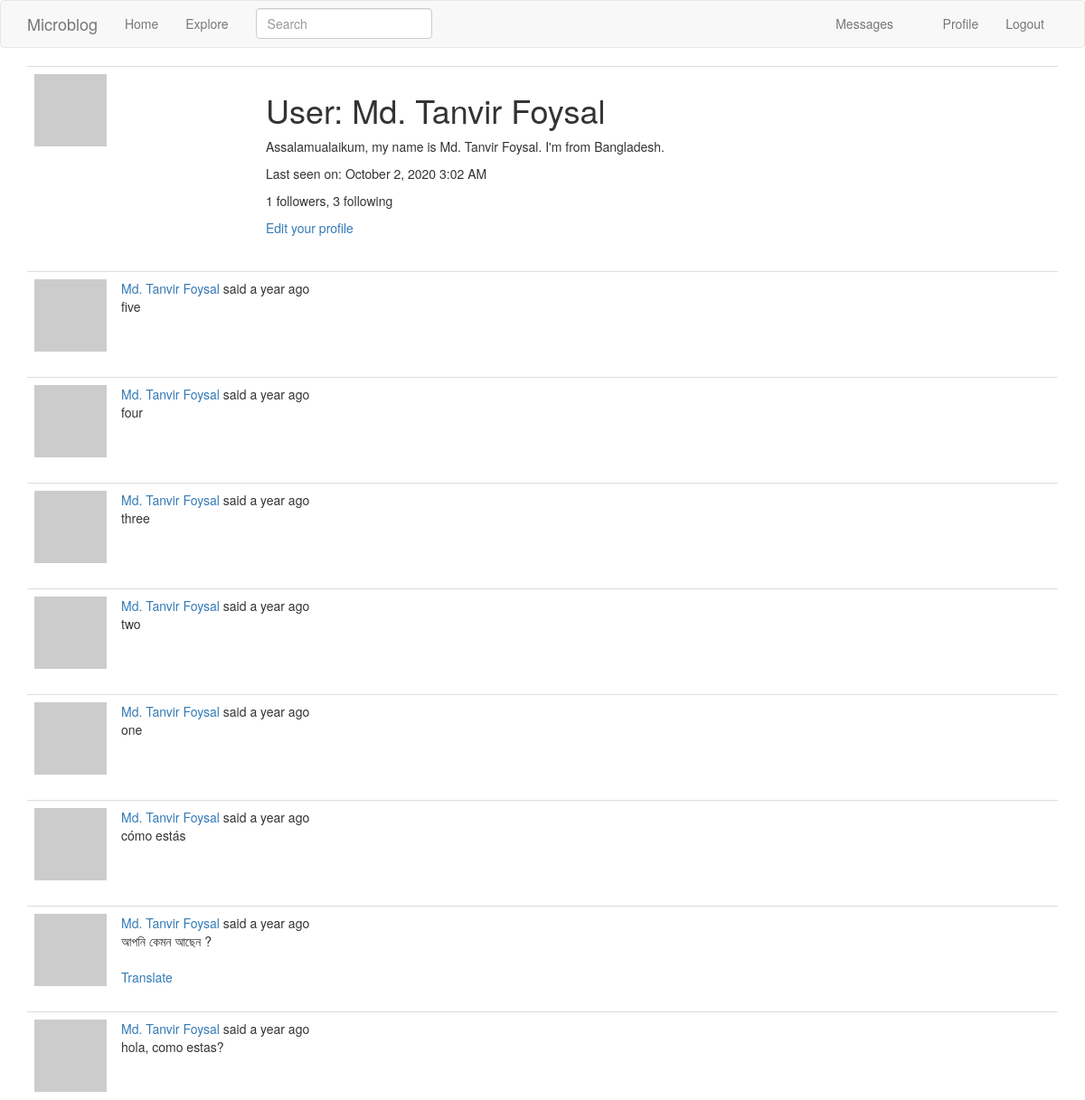
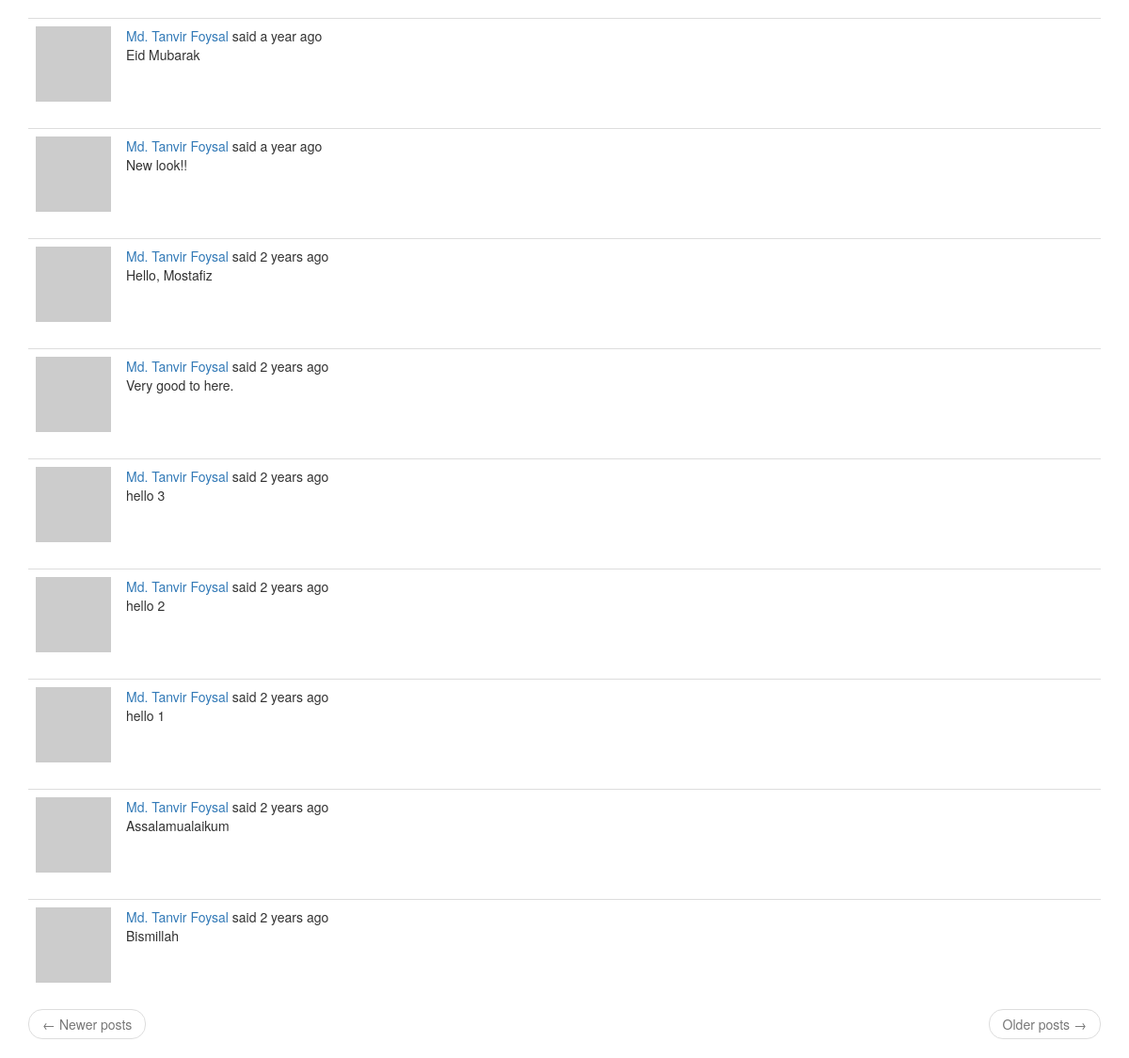
/user/Md. Tanvir Foysal (signed in), run on the app's committed database (2 pictures, top to bottom).
### app/models.py (models this page shows, shortened)
class User(UserMixin, db.Model):
    id = db.Column(db.Integer, primary_key=True)
    username = db.Column(db.String(64), index=True, unique=True)
    email = db.Column(db.String(120), index=True, unique=True)
    password_hash = db.Column(db.String(128))
    posts = db.relationship('Post', backref='author', lazy='dynamic')
    about_me = db.Column(db.String(140))
    last_seen = db.Column(db.DateTime, default=datetime.utcnow)
    followed = db.relationship(
        'User', secondary=followers,
        primaryjoin=(followers.c.follower_id == id),
        secondaryjoin=(followers.c.followed_id == id),
        backref=db.backref('followers', lazy='dynamic'), lazy='dynamic')
    messages_sent = db.relationship('Message',
                                    foreign_keys='Message.sender_id',
                                    backref='author', lazy='dynamic')
    messages_received = db.relationship('Message',
                                        foreign_keys='Message.recipient_id',
                                        backref='recipient', lazy='dynamic')
    last_message_read_time = db.Column(db.DateTime)
    notifications = db.relationship('Notification', backref='user',
                                    lazy='dynamic')
    def avatar(self, size):
        digest = md5(self.email.lower().encode('utf-8')).hexdigest()
        return 'https://www.gravatar.com/avatar/{}?d=identicon&s={}'.format(
            digest, size)
    def new_messages(self):
        last_read_time = self.last_message_read_time or datetime(1900, 1, 1)
        return Message.query.filter_by(recipient=self).filter(
            Message.timestamp > last_read_time).count()

class SearchableMixin(object):
    @classmethod
    def before_commit(cls, session):
        session._changes = {
            'add': list(session.new),
            'update': list(session.dirty),
            'delete': list(session.deleted)
        }
    @classmethod
    def after_commit(cls, session):
        for obj in session._changes['add']:
            if isinstance(obj, SearchableMixin):
                add_to_index(obj.__tablename__, obj)
        for obj in session._changes['update']:
            if isinstance(obj, SearchableMixin):
                add_to_index(obj.__tablename__, obj)
        for obj in session._changes['delete']:
            if isinstance(obj, SearchableMixin):
                remove_from_index(obj.__tablename__, obj)
        session._changes = None

class Post(SearchableMixin, db.Model):
    __searchable__ = ['body']
    id = db.Column(db.Integer, primary_key=True)
    body = db.Column(db.String(140))
    timestamp = db.Column(db.DateTime, index=True, default=datetime.utcnow)
    user_id = db.Column(db.Integer, db.ForeignKey('user.id'))
    language = db.Column(db.String(5))

### app/main/routes.py (the view)
@bp.route('/user/<username>')
@login_required
def user(username):
    user = User.query.filter_by(username=username).first_or_404()
    page = request.args.get('page', 1, type=int)
    posts = user.posts.order_by(Post.timestamp.desc()).paginate(
        page, current_app.config['POSTS_PER_PAGE'], False)
    next_url = url_for('main.user', username=user.username,
                       page=posts.next_num) if posts.has_next else None
    prev_url = url_for('main.user', username=user.username,
                       page=posts.prev_num) if posts.has_prev else None
    form = EmptyForm()
    return render_template('user.html', user=user, posts=posts.items,
                           next_url=next_url, prev_url=prev_url, form=form)

### app/main/forms.py
class SearchForm(FlaskForm):
    q = StringField(_l('Search'), validators=[DataRequired()])
    def __init__(self, *args, **kwargs):
        if 'formdata' not in kwargs:
            kwargs['formdata'] = request.args
        if 'csrf_enabled' not in kwargs:
            kwargs['csrf_enabled'] = False
        super(SearchForm, self).__init__(*args, **kwargs)

class EmptyForm(FlaskForm):
    submit = SubmitField('Submit')

### app/main/routes.py (called while the page is built)
@bp.before_app_request
def before_request():
    if current_user.is_authenticated:
        current_user.last_seen = datetime.utcnow()
        db.session.commit()
        g.search_form = SearchForm()
    g.locale = str(get_locale())

### app/models.py (called while the page is built)
@login.user_loader
def load_user(id):
    return User.query.get(int(id))

### app/templates/user.html (shortened to what this page needs)
{% extends "base.html" %}
{% block app_content %}
    <table class="table table-hover">
        <tr>
            <td width="256px"><img src="{{ user.avatar(256) }}"></td>
            <td>
                <h1>{{ _('User') }}: {{ user.username }}</h1>
                {% if user.about_me %}<p>{{ user.about_me }}</p>{% endif %}
                {% if user.last_seen %}
                <p>{{ _('Last seen on') }}: {{ moment(user.last_seen).format('LLL') }}</p>
                {% endif %}
                <p>{{ _('%(count)d followers', count=user.followers.count()) }}, {{ _('%(count)d following', count=user.followed.count()) }}</p>
                {% if user == current_user %}
                <p><a href="{{ url_for('main.edit_profile') }}">{{ _('Edit your profile') }}</a></p>
                {% endif %}
            </td>
        </tr>
    </table>
    {% for post in posts %}
        {% include '_post.html' %}
    {% endfor %}
    <nav aria-label="...">
        <ul class="pager">
            <li class="previous{% if not prev_url %} disabled{% endif %}">
                <a href="{{ prev_url or '#' }}">
                    <span aria-hidden="true">&larr;</span> {{ _('Newer posts') }}
                </a>
            </li>
            <li class="next{% if not next_url %} disabled{% endif %}">
                <a href="{{ next_url or '#' }}">
                    {{ _('Older posts') }} <span aria-hidden="true">&rarr;</span>
                </a>
            </li>
        </ul>
    </nav>
{% endblock %}

### app/templates/base.html (shortened to what this page needs)
{% extends 'bootstrap/base.html' %}
{% block navbar %}
    <nav class="navbar navbar-default">
        <div class="container">
            <div class="navbar-header">
                <a class="navbar-brand" href="{{ url_for('main.index') }}">Microblog</a>
            </div>
            <div class="collapse navbar-collapse" id="bs-example-navbar-collapse-1">
                <ul class="nav navbar-nav">
                    <li><a href="{{ url_for('main.index') }}">{{ _('Home') }}</a></li>
                    <li><a href="{{ url_for('main.explore') }}">{{ _('Explore') }}</a></li>
                </ul>
                {% if g.search_form %}
                <form class="navbar-form navbar-left" method="get" action="{{ url_for('main.search') }}">
                    <div class="form-group">
                        {{ g.search_form.q(size=20, class='form-control', placeholder=g.search_form.q.label.text) }}
                    </div>
                </form>
                {% endif %}
                <ul class="nav navbar-nav navbar-right">
                    {% if current_user.is_anonymous %}
                    <li><a href="{{ url_for('auth.login') }}">{{ _('Login') }}</a></li>
                    {% else %}
                    <li>
                        <a href="{{ url_for('main.messages') }}">{{ _('Messages') }}
                            {% set new_messages = current_user.new_messages() %}
                        </a>
                    </li>
                    <li><a href="{{ url_for('main.user', username=current_user.username) }}">{{ _('Profile') }}</a></li>
                    <li><a href="{{ url_for('auth.logout') }}">{{ _('Logout') }}</a></li>
                    {% endif %}
                </ul>
            </div>
        </div>
    </nav>
{% endblock %}
{% block content %}
    <div class="container">
        {% block app_content %}{% endblock %}
    </div>
{% endblock %}

### app/templates/_post.html (shortened to what this page needs)
    <table class="table table-hover">
        <tr>
            <td width="70px">
                <a href="{{ url_for('main.user', username=post.author.username) }}">
                    <img src="{{ post.author.avatar(70) }}" />
                </a>
            </td>
            <td>
                {{ _('%(username)s said %(when)s',
                    username=user_link, when=moment(post.timestamp).fromNow()) }}
                <br>
                <span id="post{{ post.id }}">{{ post.body }}</span>
                {% if post.language and post.language != g.locale %}
                <br><br>
                <span id="translation{{ post.id }}">
                    <a href="javascript:translate(
                                '#post{{ post.id }}',
                                '#translation{{ post.id }}',
                                '{{ post.language }}',
                                '{{ g.locale }}');">{{ _('Translate') }}</a>
                </span>
                {% endif %}
            </td>
        </tr>
    </table>

### data on the page
User: username "Md. Tanvir Foysal", about_me "Assalamualaikum, my name is Md. Tanvir Foysal. I'm from Bangladesh.", last_seen "October 2, 2020 3:02 AM"
Post: body "five"
Post: body "four"
Post: body "three"
Post: body "two"
Post: body "one"
Post: body "cómo estás"
Post: body "আপনি কেমন আছেন ?"
Post: body "hola, como estas?"
Post: body "Eid Mubarak"
Post: body "New look!!"
Post: body "Hello, Mostafiz"
Post: body "Very good to here."
Post: body "hello 3"
Post: body "hello 2"
Post: body "hello 1"
Post: body "Assalamualaikum"
Post: body "Bismillah"
